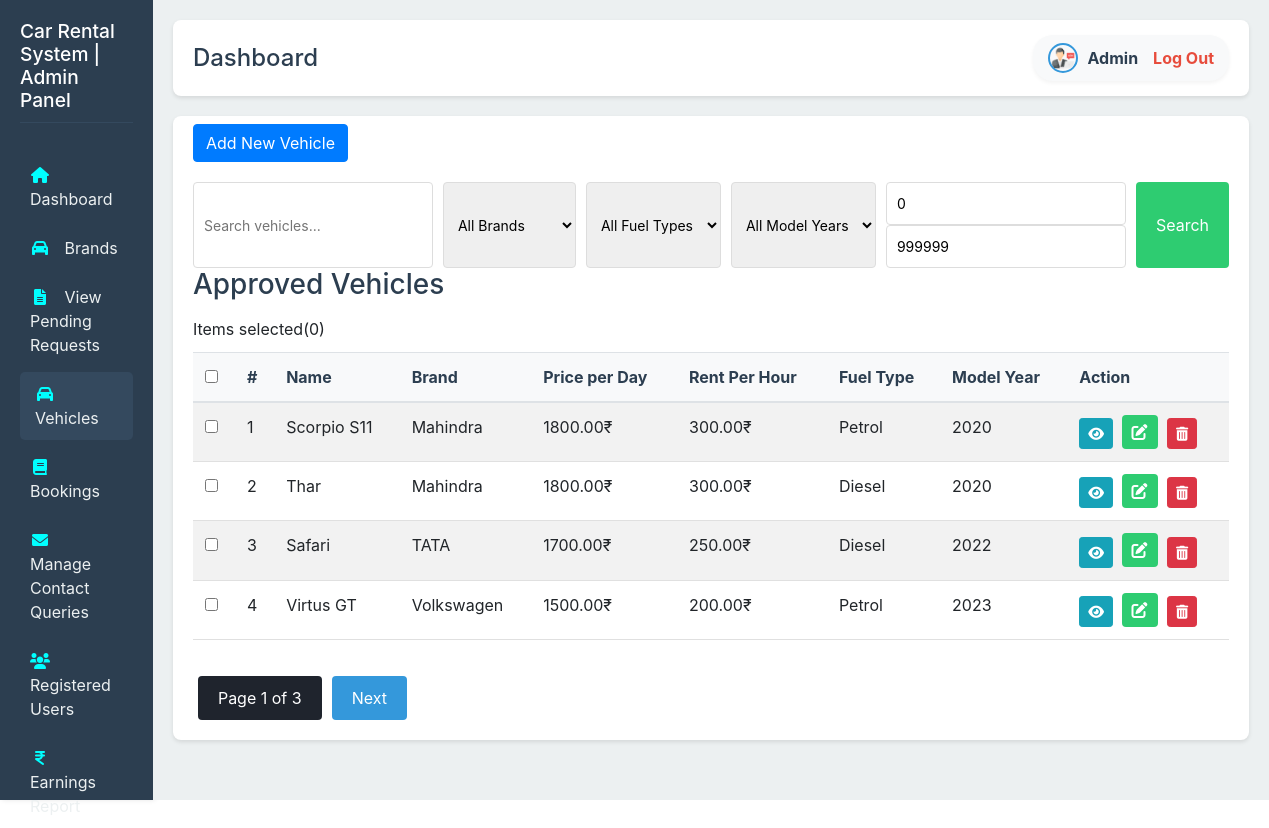
Page /admin/manage-vehicles.php on the committed database.
### tables this page shows
CREATE TABLE `vehicles` (
  `id` int(11) NOT NULL,
  `availability` tinyint(1) NOT NULL DEFAULT 1,
  `brand_id` int(11) DEFAULT NULL,
  `vehicle_name` varchar(255) NOT NULL,
  `car_type` enum('SUV','Sedan','Sports','Hatchback') DEFAULT NULL,
  `price_per_day` decimal(10,2) NOT NULL,
  `rent_per_hour` decimal(10,2) NOT NULL,
  `fuel_type` varchar(50) NOT NULL,
  `seating_capacity` int(2) NOT NULL,
  `engine` varchar(10) NOT NULL,
  `transmission` enum('Manual','Automatic') NOT NULL,
  `power` varchar(10) NOT NULL,
  `torque` varchar(10) NOT NULL,
  `fuel_tank_capacity` varchar(10) NOT NULL,
  `mileage` varchar(20) NOT NULL,
  `photos` text NOT NULL,
  `photos1` varchar(150) NOT NULL,
  `photos2` varchar(150) NOT NULL,
  `photos3` varchar(150) NOT NULL,
  `model_year` int(11) NOT NULL,
  `status` tinyint(1) DEFAULT 1
);

CREATE TABLE `brands` (
  `id` int(11) NOT NULL,
  `brand_name` varchar(255) NOT NULL,
  `adding_date` date NOT NULL,
  `updation_date` date NOT NULL
);

### admin/manage-vehicles.php (the view, shortened to what this page needs)
<?php
$servername = 'localhost';
$username = 'root';
$psw = '';
$dbname = 'car_rental_db';
$conn = mysqli_connect($servername, $username, $psw, $dbname);
$limit = 4;
$page = isset($_GET['page']) ? (int)$_GET['page'] : 1;
$start = ($page - 1) * $limit;
$search = isset($_GET['search']) ? mysqli_real_escape_string($conn, $_GET['search']) : '';
$brand_filter = isset($_GET['brand_filter']) ? mysqli_real_escape_string($conn, $_GET['brand_filter']) : '';
$fuel_filter = isset($_GET['fuel_filter']) ? mysqli_real_escape_string($conn, $_GET['fuel_filter']) : '';
$model_year_filter = isset($_GET['model_year_filter']) ? mysqli_real_escape_string($conn, $_GET['model_year_filter']) : '';
$rent_min = isset($_GET['rent_min']) ? (int)$_GET['rent_min'] : 0;
$rent_max = isset($_GET['rent_max']) ? (int)$_GET['rent_max'] : 999999;
$sql = "SELECT v.*, b.brand_name FROM vehicles v
        JOIN brands b ON v.brand_id = b.id
        WHERE v.status = 1 ";
$sql .= "ORDER BY v.id LIMIT $start, $limit";
$result = mysqli_query($conn, $sql);
$total_sql = "SELECT COUNT(*) as total FROM vehicles WHERE status = 1 ";
$total_result = mysqli_query($conn, $total_sql);
$total_rows = mysqli_fetch_assoc($total_result)['total'];
$total_pages = ceil($total_rows / $limit);
?>
<!DOCTYPE html>
<html lang="en">
<head>
    <link rel="stylesheet" href="admin-style.css">
    <link rel="stylesheet" href="https://cdnjs.cloudflare.com/ajax/libs/font-awesome/6.0.0-beta3/css/all.min.css">
    <link rel="stylesheet" href="https://stackpath.bootstrapcdn.com/bootstrap/4.5.2/css/bootstrap.min.css">
</head>
<body>
    <?php require('navbar.php');?>
        <div class="manage-vehicles">
            <a href="add-vehicle.php" class="btn btn-primary" name="add_vehicle">Add New Vehicle</a>
            <div class="search-filter" style="margin-top: 20px;">
                <form action="manage-vehicles.php" method="GET">
                    <input type="text" name="search" placeholder="Search vehicles..." value="<?php echo isset($search) ? htmlspecialchars($search) : ''; ?>">
                    <select name="brand_filter">
                        <option value="">All Brands</option>
                    </select>
                    <select name="fuel_filter">
                        <option value="">All Fuel Types</option>
                    </select>
                    <select name="model_year_filter">
                        <option value="">All Model Years</option>
                    </select>
                    <div>
                        <input type="number" name="rent_min" placeholder="Min Rent (₹)" value="<?php echo isset($rent_min) ? htmlspecialchars($rent_min) : ''; ?>">
                        <input type="number" name="rent_max" placeholder="Max Rent (₹)" value="<?php echo isset($rent_max) ? htmlspecialchars($rent_max) : ''; ?>">
                    </div>
                    <button type="submit" class="btn btn-info">Search</button>
                </form>
            </div>
            <div>
            <h3>Approved Vehicles </h3> Items selected(<span id="selected-count">0</span>)
                    </div>
            <div class="table-container">
                <form action="manage-vehicles.php" method="POST">
                    <table class="table table-striped">
                        <thead>
                            <tr>
                                <th><input type="checkbox" id="select-all" onclick="toggle(this)"></th>
                                <th>#</th>
                                <th>Name</th>
                                <th>Brand</th>
                                <th>Price per Day</th>
                                <th>Rent Per Hour</th>
                                <th>Fuel Type</th>
                                <th>Model Year</th>
                                <th>Action</th>
                            </tr>
                        </thead>
                        <tbody>
                            <?php
                            if (mysqli_num_rows($result) > 0) {
                                $count = $start + 1;
                                while ($row = mysqli_fetch_assoc($result)) {
                                    echo "<tr>";
                                    echo "<td><input type='checkbox' name='vehicle_ids[]' value='" . $row['id'] . "' onclick='updateCounter()'></td>";
                                    echo "<td>" . $count . "</td>";
                                    echo "<td>" . htmlspecialchars($row['vehicle_name']) . "</td>";
                                    echo "<td>" . htmlspecialchars($row['brand_name']) . "</td>";
                                    echo "<td>" . htmlspecialchars($row['price_per_day']) . "₹</td>";
                                    echo "<td>" . htmlspecialchars($row['rent_per_hour']) . "₹</td>";
                                    echo "<td>" . htmlspecialchars($row['fuel_type']) . "</td>";
                                    echo "<td>" . htmlspecialchars($row['model_year']) . "</td>";
                                    echo "<td>
                                            <a href='view-vehicle.php?id=" . $row['id'] . "' class='btn btn-info btn-sm mr-1' title='View Details'><i class='fas fa-eye'></i></a>
                                            <a href='edit-vehicle.php?id=" . $row['id'] . "' class='edit-btn' title='Edit'><i class='fas fa-edit'></i></a>
                                            <button type='submit' name='delete_single' value='" . $row['id'] . "' class='btn btn-danger btn-sm' onclick='return confirm(\"Are you sure you want to delete this vehicle?\")'><i class='fas fa-trash-alt'></i></button>
                                        </td>";
                                    echo "</tr>";
                                    $count++;
                                }
                            } else {
                                echo "<tr><td colspan='9'>No approved vehicles found</td></tr>";
                            }
                            ?>
                        </tbody>
                    </table>
                </form>
            </div>
            <div class="pagination">
                    <span class="current-page">Page <?php echo $page; ?> of <?php echo $total_pages; ?></span>
                    <?php if ($page < $total_pages): ?>
                        <a href="manage-vehicles.php?page=<?php echo $page + 1; ?><?php echo !empty($search) ? '&search=' . urlencode($search) : ''; ?><?php echo !empty($brand_filter) ? '&brand_filter=' . $brand_filter : ''; ?><?php echo !empty($fuel_filter) ? '&fuel_filter=' . urlencode($fuel_filter) : ''; ?><?php echo !empty($model_year_filter) ? '&model_year_filter=' . $model_year_filter : ''; ?><?php echo $rent_min > 0 ? '&rent_min=' . $rent_min : ''; ?><?php echo $rent_max < 999999 ? '&rent_max=' . $rent_max : ''; ?>" class="next-btn">Next</a>
                    <?php endif; ?>
                </div>
        </div>
</body>
</html>

### admin/admin-style.css (style rules this page uses)
body { font-family: 'Segoe UI', Tahoma, Geneva, Verdana, sans-serif; margin: 0; padding: 0; display: flex; background-color: #f0f4f8; }
.table-container { overflow-x: auto; margin-top: 0.1rem; }
.edit-btn, .delete-btn { display: inline-block; padding: 5px 10px; margin-right: 5px; border-radius: 4px; color: white; text-decoration: none; transition: background-color 0.3s ease; }
.edit-btn { background-color: #2ecc71; }
.manage-vehicles { background-color: #ffffff; padding: 20px; padding-top: 8px; border-radius: 8px; box-shadow: 0 2px 4px rgba(0, 0, 0, 0.1); }
.manage-vehicles h3 { color: #2c3e50; margin-bottom: 15px; }
.search-filter form { display: flex; gap: 10px; }
.search-filter input, .search-filter select { padding: 10px; border: 1px solid #ddd; border-radius: 4px; font-size: 14px; }
.search-filter input[type="text"] { flex-grow: 1; }
.search-filter button { background-color: #2ecc71; color: white; border: none; padding: 10px 20px; border-radius: 4px; cursor: pointer; transition: background-color 0.3s ease; }
.manage-vehicles table { width: 100%; border-collapse: collapse; margin-top: 10px; }
.manage-vehicles th, .manage-vehicles td { text-align: left; padding: 12px; border-bottom: 1px solid #e0e0e0; }
.manage-vehicles th { background-color: #f8f9fa; color: #2c3e50; font-weight: bold; }
.pagination { margin-top: 20px; text-align: center; }
.pagination a, .pagination span { display: inline-block; padding: 10px 20px; margin: 0 5px; border-radius: 4px; text-decoration: none; color: #fff; background-color: #3498db; transition: background-color 0.3 ease; }
.pagination .current-page { background-color: #1f242d; }

### rows in the picture
vehicles: vehicle_name "Scorpio S11", brand.brand_name "Mahindra", price_per_day "1800.00", rent_per_hour "300.00", fuel_type "Petrol", model_year "2020"
vehicles: vehicle_name "Thar", brand.brand_name "Mahindra", price_per_day "1800.00", rent_per_hour "300.00", fuel_type "Diesel", model_year "2020"
vehicles: vehicle_name "Safari", brand.brand_name "TATA", price_per_day "1700.00", rent_per_hour "250.00", fuel_type "Diesel", model_year "2022"
vehicles: vehicle_name "Virtus GT", brand.brand_name "Volkswagen", price_per_day "1500.00", rent_per_hour "200.00", fuel_type "Petrol", model_year "2023"

### other values in the picture
$page "1"
$total_pages "3"
